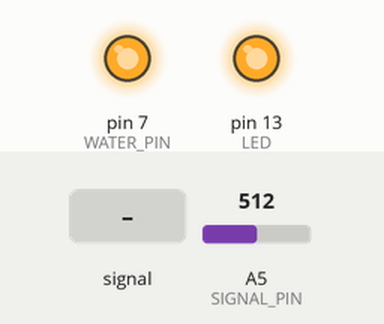
Recording of a sketch running on a simulated Arduino Uno, built with avr-gcc and run on an emulated ATmega328P. On the bench: output pins drawn as LEDs (lit = HIGH). The inputs (shaded band) are chosen by the test bench; at power-on: A5 (SIGNAL_PIN) = 512.

Above: at 1.2 s.
1.3 s: A5 (SIGNAL_PIN) fed a 200 Hz sine of ±460 counts around its level
At 2.2 s:
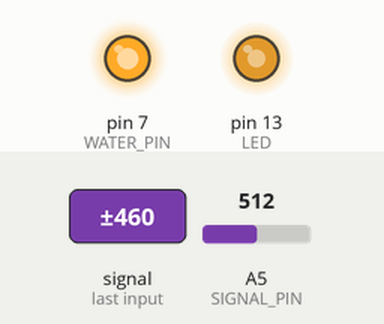
2.8 s: A5 (SIGNAL_PIN) set to 716
At 4.0 s:
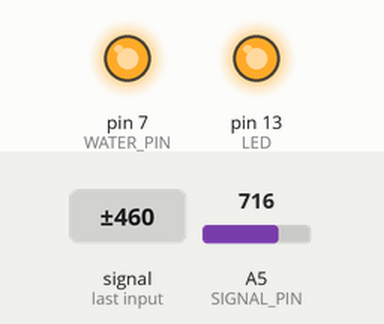
Timing chart, 0 to 5.8 s (numbered marks = the images above; inputs shaded):
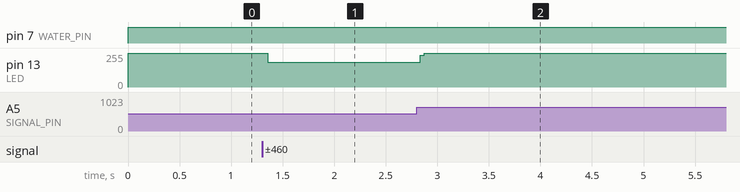

The sketch:

Water_Sensor.ino
```cpp
#define WATER_PIN  7 // D7 pin setup
#define SIGNAL_PIN A5 // Water sensor pin
#define LED 13  // Water sensor LED pin

int value = 0; // variable to store the sensor value

void setup() {
  pinMode(LED, OUTPUT); // declare LED as an output
  pinMode(WATER_PIN, OUTPUT);   // configure water sensor pin as an OUTPUT
  digitalWrite(WATER_PIN, LOW); // turn the sensor OFF
}

void loop() {
  digitalWrite(WATER_PIN, HIGH);  // turn water sensor ON
  value = analogRead(SIGNAL_PIN); // read the analog value from water sensor

  if (value > 200) {
    digitalWrite(LED, HIGH); // Turn the LED on
  }
  else {
    digitalWrite(LED, LOW); // Turn the LED off
  }
}
```

Measured:
- after the input at 1.3 s, pin 13 (LED): 255/255 → 187/255 after 0.05 s
- after the input at 2.8 s, pin 13 (LED): 187/255 → 255/255 at once
